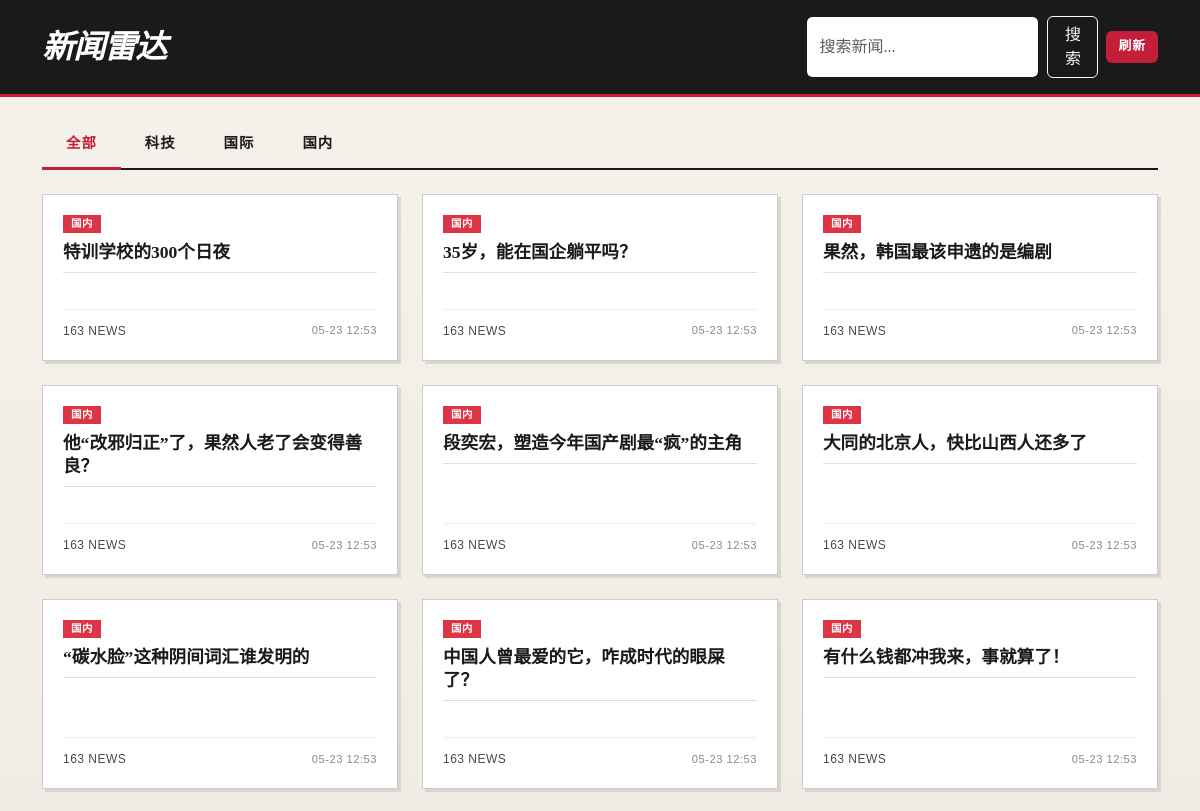
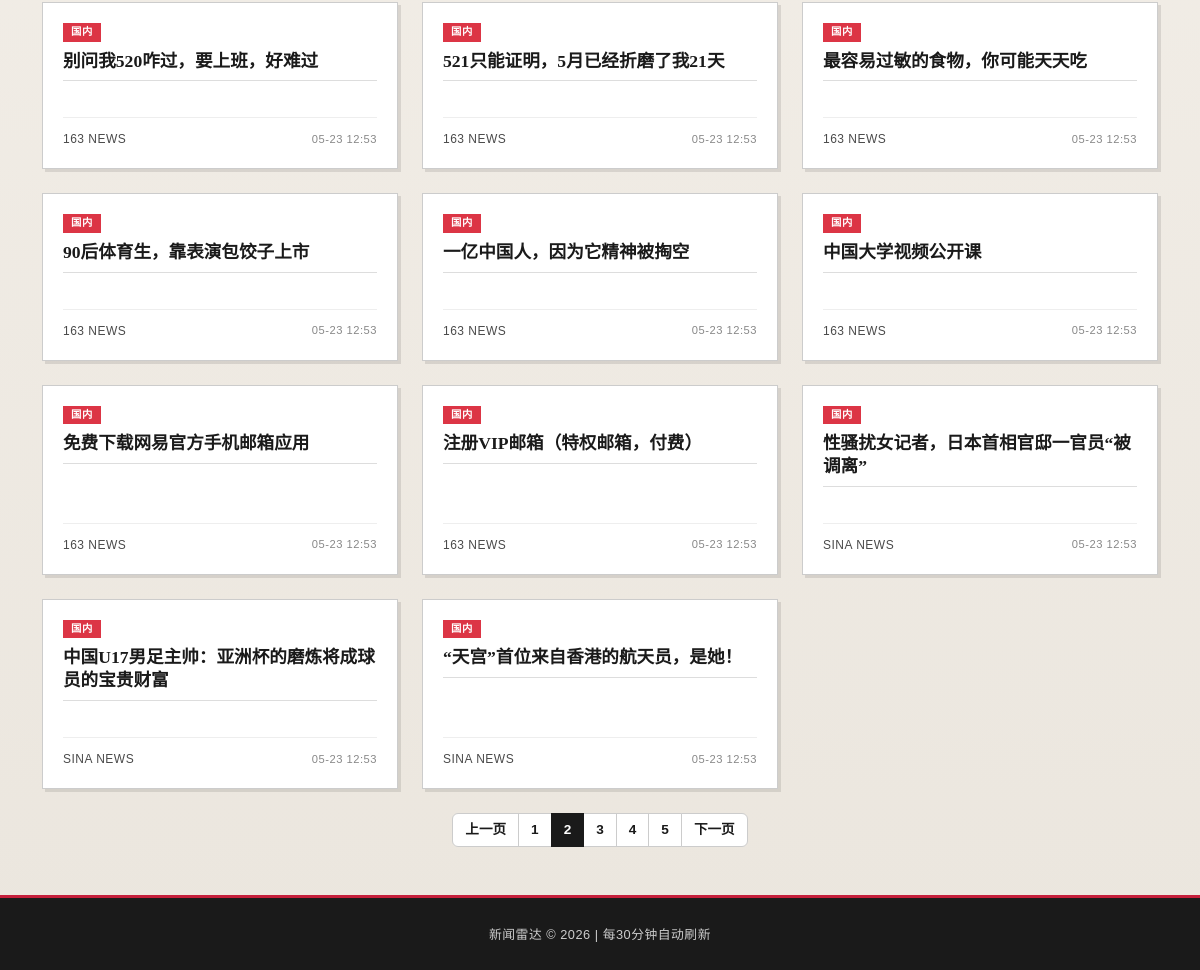
The page /?page=2&category=all&q= on the database its author committed (2 pictures, top to bottom).
### models.py (models this page shows)
class NewsArticle(db.Model):
    __tablename__ = "news_articles"
    id = db.Column(db.Integer, primary_key=True)
    title = db.Column(db.String(300), nullable=False)
    url = db.Column(db.String(500), unique=True, nullable=False)
    summary = db.Column(db.Text, default="")
    source_id = db.Column(db.Integer, db.ForeignKey("news_sources.id"), nullable=False)
    category = db.Column(db.String(50), nullable=False)
    published_at = db.Column(db.DateTime, default=datetime.utcnow)
    created_at = db.Column(db.DateTime, default=datetime.utcnow)

class NewsSource(db.Model):
    __tablename__ = "news_sources"
    id = db.Column(db.Integer, primary_key=True)
    name = db.Column(db.String(100), nullable=False)
    url = db.Column(db.String(500), nullable=False)
    source_type = db.Column(db.String(20), nullable=False)
    category = db.Column(db.String(50), nullable=False)
    enabled = db.Column(db.Boolean, default=True)
    articles = db.relationship("NewsArticle", backref="source", lazy="dynamic")

### app.py (the view)
@app.route("/")
def index():
    category = request.args.get("category", "all")
    page = request.args.get("page", 1, type=int)
    query = NewsArticle.query.order_by(NewsArticle.published_at.desc())
    if category != "all":
        query = query.filter_by(category=category)
    pagination = query.paginate(page=page, per_page=20, error_out=False)
    return render_template(
        "index.html",
        articles=pagination.items,
        pagination=pagination,
        current_category=category,
    )

### templates/index.html (shortened to what this page needs)
{% extends "base.html" %}
{% block content %}
<ul class="nav nav-tabs mb-4">
    <li class="nav-item">
        <a class="nav-link {{ 'active' if current_category == 'all' }}"
           href="{{ url_for('index', category='all') }}">全部</a>
    </li>
    <li class="nav-item">
        <a class="nav-link {{ 'active' if current_category == 'tech' }}"
           href="{{ url_for('index', category='tech') }}">科技</a>
    </li>
    <li class="nav-item">
        <a class="nav-link {{ 'active' if current_category == 'world' }}"
           href="{{ url_for('index', category='world') }}">国际</a>
    </li>
    <li class="nav-item">
        <a class="nav-link {{ 'active' if current_category == 'china' }}"
           href="{{ url_for('index', category='china') }}">国内</a>
    </li>
</ul>
{% if articles %}
<div class="row">
    {% for article in articles %}
    <div class="col-md-6 col-lg-4 mb-4">
        <div class="card h-100">
            <div class="card-body d-flex flex-column">
                <span class="badge bg-{{ 'primary' if article.category == 'tech' else 'success' if article.category == 'world' else 'danger' }} mb-2 align-self-start">
                    {{ '科技' if article.category == 'tech' else '国际' if article.category == 'world' else '国内' }}
                </span>
                <h6 class="card-title">
                    <a href="{{ article.url }}" target="_blank">{{ article.title }}</a>
                </h6>
                <div class="card-source mt-auto">
                    <div class="d-flex justify-content-between align-items-center">
                        <span>{{ article.source.name }}</span>
                        <span class="card-date">{{ article.published_at.strftime('%m-%d %H:%M') }}</span>
                    </div>
                </div>
            </div>
        </div>
    </div>
    {% endfor %}
</div>
{% if pagination.pages > 1 %}
<nav>
    <ul class="pagination justify-content-center">
        <li class="page-item {{ 'disabled' if not pagination.has_prev }}">
            <a class="page-link" href="{{ url_for(request.endpoint, page=pagination.prev_num, category=current_category, q=search_keyword|default('')) }}">上一页</a>
        </li>
        {% for p in pagination.iter_pages(left_edge=1, right_edge=1, left_current=2, right_current=2) %}
            {% if p %}
            <li class="page-item {{ 'active' if p == pagination.page }}">
                <a class="page-link" href="{{ url_for(request.endpoint, page=p, category=current_category, q=search_keyword|default('')) }}">{{ p }}</a>
            </li>
            {% else %}
            <li class="page-item disabled"><span class="page-link">...</span></li>
            {% endif %}
        {% endfor %}
        <li class="page-item {{ 'disabled' if not pagination.has_next }}">
            <a class="page-link" href="{{ url_for(request.endpoint, page=pagination.next_num, category=current_category, q=search_keyword|default('')) }}">下一页</a>
        </li>
    </ul>
</nav>
{% endif %}
{% else %}
<div class="empty-state">
    <h5 class="text-muted">暂无新闻</h5>
    <p class="text-muted">点击"刷新"按钮获取所有来源的新闻。</p>
</div>
{% endif %}
{% endblock %}

### static/style.css (style rules this page uses)
:root { --paper-bg: #f5f1eb; --paper-dark: #e8e2d9; --ink-black: #1a1a1a; --ink-gray: #4a4a4a; --accent-red: #c41e3a; --accent-blue: #1e3a5f; --border-dark: #333; }
body { background-color: var(--paper-bg); background-image: linear-gradient(to bottom, #f5f1eb 0%, #ebe6de 100%); font-family: 'Georgia', 'Times New Roman', 'Songti SC', serif; color: var(--ink-black); }
.nav-tabs { border-bottom: 2px solid var(--ink-black); }
.nav-tabs .nav-link { color: var(--ink-black); font-weight: bold; font-size: 0.9rem; text-transform: uppercase; letter-spacing: 1px; border: none; border-bottom: 3px solid transparent; margin-bottom: -2px; padding: 0.75rem 1.5rem; transition: all 0.2s; }
.nav-tabs .nav-link.active { color: var(--accent-red); background: transparent; border-bottom: 3px solid var(--accent-red); }
.card { background-color: #fff; border: 1px solid #ccc; border-radius: 0; box-shadow: 3px 3px 0 rgba(0,0,0,0.1); margin-bottom: 1.5rem; transition: transform 0.2s, box-shadow 0.2s; }
.card-body { padding: 1.25rem; }
.card-title { font-family: 'Georgia', 'Times New Roman', serif; font-size: 1.1rem; font-weight: bold; line-height: 1.3; margin-bottom: 0.75rem; border-bottom: 1px solid #ddd; padding-bottom: 0.5rem; }
.card-title a { color: var(--ink-black); text-decoration: none; }
.badge { font-family: Arial, sans-serif; font-size: 0.65rem; font-weight: bold; text-transform: uppercase; letter-spacing: 0.5px; border-radius: 0; padding: 0.25rem 0.5rem; }
.badge.bg-danger { background-color: var(--accent-red); color: #fff; }
.pagination .page-link { color: var(--ink-black); border: 1px solid #ccc; border-radius: 0; font-family: Arial, sans-serif; font-size: 0.85rem; font-weight: bold; }
.pagination .page-item.active .page-link { background-color: var(--ink-black); border-color: var(--ink-black); color: #fff; }
.card-source { font-family: Arial, sans-serif; font-size: 0.75rem; color: var(--ink-gray); text-transform: uppercase; letter-spacing: 0.5px; border-top: 1px solid #eee; padding-top: 0.75rem; margin-top: auto; }
.card-date { font-family: Arial, sans-serif; font-size: 0.7rem; color: #888; }

### rows shown on the page
NewsArticle: category "国内", title "特训学校的300个日夜", source.name "163 NEWS", published_at "05-23 12:53"
NewsArticle: category "国内", title "35岁，能在国企躺平吗？", source.name "163 NEWS", published_at "05-23 12:53"
NewsArticle: category "国内", title "果然，韩国最该申遗的是编剧", source.name "163 NEWS", published_at "05-23 12:53"
NewsArticle: category "国内", title "他“改邪归正”了，果然人老了会变得善良？", source.name "163 NEWS", published_at "05-23 12:53"
NewsArticle: category "国内", title "段奕宏，塑造今年国产剧最“疯”的主角", source.name "163 NEWS", published_at "05-23 12:53"
NewsArticle: category "国内", title "大同的北京人，快比山西人还多了", source.name "163 NEWS", published_at "05-23 12:53"
NewsArticle: category "国内", title "“碳水脸”这种阴间词汇谁发明的", source.name "163 NEWS", published_at "05-23 12:53"
NewsArticle: category "国内", title "中国人曾最爱的它，咋成时代的眼屎了？", source.name "163 NEWS", published_at "05-23 12:53"
NewsArticle: category "国内", title "有什么钱都冲我来，事就算了！", source.name "163 NEWS", published_at "05-23 12:53"
NewsArticle: category "国内", title "别问我520咋过，要上班，好难过", source.name "163 NEWS", published_at "05-23 12:53"
NewsArticle: category "国内", title "521只能证明，5月已经折磨了我21天", source.name "163 NEWS", published_at "05-23 12:53"
NewsArticle: category "国内", title "最容易过敏的食物，你可能天天吃", source.name "163 NEWS", published_at "05-23 12:53"
NewsArticle: category "国内", title "90后体育生，靠表演包饺子上市", source.name "163 NEWS", published_at "05-23 12:53"
NewsArticle: category "国内", title "一亿中国人，因为它精神被掏空", source.name "163 NEWS", published_at "05-23 12:53"
NewsArticle: category "国内", title "中国大学视频公开课", source.name "163 NEWS", published_at "05-23 12:53"
NewsArticle: category "国内", title "免费下载网易官方手机邮箱应用", source.name "163 NEWS", published_at "05-23 12:53"
NewsArticle: category "国内", title "注册VIP邮箱（特权邮箱，付费）", source.name "163 NEWS", published_at "05-23 12:53"
NewsArticle: category "国内", title "性骚扰女记者，日本首相官邸一官员“被调离”", source.name "SINA NEWS", published_at "05-23 12:53"
NewsArticle: category "国内", title "中国U17男足主帅：亚洲杯的磨炼将成球员的宝贵财富", source.name "SINA NEWS", published_at "05-23 12:53"
NewsArticle: category "国内", title "“天宫”首位来自香港的航天员，是她！", source.name "SINA NEWS", published_at "05-23 12:53"

### other values the page prints
{{ p }} "1" "2" "3" "4" "5"
